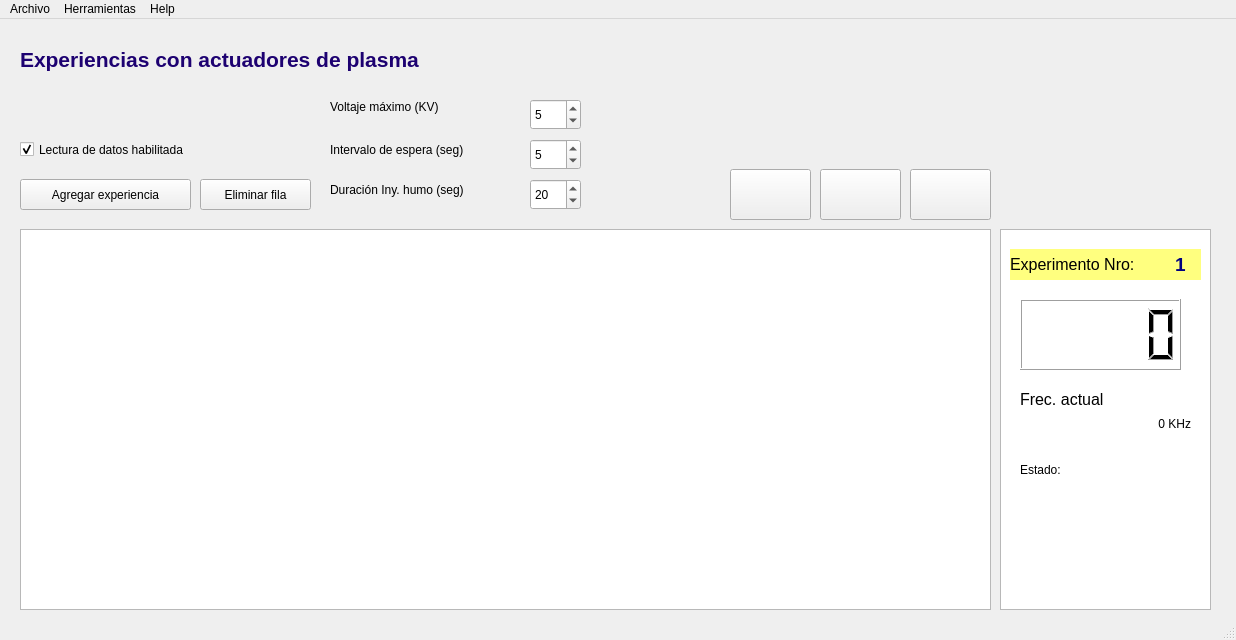
<?xml version="1.0" encoding="UTF-8"?>
<ui version="4.0">
 <class>MainWindow</class>
 <widget class="QMainWindow" name="MainWindow">
  <property name="geometry">
   <rect>
    <x>0</x>
    <y>0</y>
    <width>1236</width>
    <height>640</height>
   </rect>
  </property>
  <property name="windowTitle">
   <string>MainWindow</string>
  </property>
  <widget class="QWidget" name="centralwidget">
   <widget class="QLabel" name="label">
    <property name="geometry">
     <rect>
      <x>20</x>
      <y>20</y>
      <width>431</width>
      <height>41</height>
     </rect>
    </property>
    <property name="styleSheet">
     <string notr="true">font: 14pt &quot;MS Shell Dlg 2&quot;;
color:rgb(29, 1, 113)</string>
    </property>
    <property name="text">
     <string>&lt;html&gt;&lt;head/&gt;&lt;body&gt;&lt;p&gt;&lt;span style=&quot; font-size:16pt; font-weight:600;&quot;&gt;Experiencias con actuadores de plasma&lt;/span&gt;&lt;/p&gt;&lt;/body&gt;&lt;/html&gt;</string>
    </property>
   </widget>
   <widget class="QPushButton" name="add_btn">
    <property name="geometry">
     <rect>
      <x>20</x>
      <y>160</y>
      <width>171</width>
      <height>31</height>
     </rect>
    </property>
    <property name="styleSheet">
     <string notr="true">font: 75 12pt &quot;MS Shell Dlg 2&quot;;</string>
    </property>
    <property name="text">
     <string>Agregar experiencia</string>
    </property>
   </widget>
   <widget class="QLabel" name="label_3">
    <property name="geometry">
     <rect>
      <x>330</x>
      <y>110</y>
      <width>181</width>
      <height>41</height>
     </rect>
    </property>
    <property name="styleSheet">
     <string notr="true">font: 12pt &quot;MS Shell Dlg 2&quot;;</string>
    </property>
    <property name="text">
     <string>Intervalo de espera (seg)</string>
    </property>
   </widget>
   <widget class="QSpinBox" name="waiting_time">
    <property name="geometry">
     <rect>
      <x>530</x>
      <y>120</y>
      <width>51</width>
      <height>31</height>
     </rect>
    </property>
    <property name="styleSheet">
     <string notr="true">font: 12pt &quot;MS Shell Dlg 2&quot;;</string>
    </property>
    <property name="value">
     <number>5</number>
    </property>
   </widget>
   <widget class="QPushButton" name="start_btn">
    <property name="geometry">
     <rect>
      <x>730</x>
      <y>150</y>
      <width>81</width>
      <height>51</height>
     </rect>
    </property>
    <property name="text">
     <string/>
    </property>
    <property name="icon">
     <iconset>
      <normaloff>../../../Pictures/poiuyt.png</normaloff>../../../Pictures/poiuyt.png</iconset>
    </property>
    <property name="iconSize">
     <size>
      <width>40</width>
      <height>40</height>
     </size>
    </property>
   </widget>
   <widget class="QPushButton" name="pause_btn">
    <property name="geometry">
     <rect>
      <x>820</x>
      <y>150</y>
      <width>81</width>
      <height>51</height>
     </rect>
    </property>
    <property name="text">
     <string/>
    </property>
    <property name="icon">
     <iconset>
      <normaloff>../../../Pictures/poi.png</normaloff>../../../Pictures/poi.png</iconset>
    </property>
    <property name="iconSize">
     <size>
      <width>40</width>
      <height>40</height>
     </size>
    </property>
   </widget>
   <widget class="QPushButton" name="stop_btn">
    <property name="geometry">
     <rect>
      <x>910</x>
      <y>150</y>
      <width>81</width>
      <height>51</height>
     </rect>
    </property>
    <property name="text">
     <string/>
    </property>
    <property name="icon">
     <iconset>
      <normaloff>../../../Pictures/stre.png</normaloff>../../../Pictures/stre.png</iconset>
    </property>
    <property name="iconSize">
     <size>
      <width>40</width>
      <height>40</height>
     </size>
    </property>
   </widget>
   <widget class="QTableView" name="tableView">
    <property name="geometry">
     <rect>
      <x>20</x>
      <y>210</y>
      <width>971</width>
      <height>381</height>
     </rect>
    </property>
    <property name="styleSheet">
     <string notr="true">font: 11pt &quot;MS Shell Dlg 2&quot;;
text-align: center;</string>
    </property>
    <attribute name="verticalHeaderVisible">
     <bool>false</bool>
    </attribute>
   </widget>
   <widget class="QColumnView" name="columnView">
    <property name="geometry">
     <rect>
      <x>1000</x>
      <y>210</y>
      <width>211</width>
      <height>381</height>
     </rect>
    </property>
   </widget>
   <widget class="QLabel" name="label_4">
    <property name="geometry">
     <rect>
      <x>1010</x>
      <y>230</y>
      <width>151</width>
      <height>31</height>
     </rect>
    </property>
    <property name="styleSheet">
     <string notr="true">background-color: rgb(255, 255, 127);
font: 10pt &quot;MS Shell Dlg 2&quot;;</string>
    </property>
    <property name="text">
     <string>&lt;html&gt;&lt;head/&gt;&lt;body&gt;&lt;p&gt;&lt;span style=&quot; font-size:12pt;&quot;&gt;Experimento Nro:&lt;/span&gt;&lt;/p&gt;&lt;/body&gt;&lt;/html&gt;</string>
    </property>
   </widget>
   <widget class="QLabel" name="expId">
    <property name="geometry">
     <rect>
      <x>1160</x>
      <y>230</y>
      <width>41</width>
      <height>31</height>
     </rect>
    </property>
    <property name="styleSheet">
     <string notr="true">font: 75 18pt &quot;MS Shell Dlg 2&quot;;
color:rgb(0, 0, 127);
background-color: rgb(255, 255, 127);</string>
    </property>
    <property name="text">
     <string>&lt;html&gt;&lt;head/&gt;&lt;body&gt;&lt;p align=&quot;center&quot;&gt;&lt;span style=&quot; font-size:14pt; font-weight:600;&quot;&gt;1&lt;/span&gt;&lt;/p&gt;&lt;/body&gt;&lt;/html&gt;</string>
    </property>
   </widget>
   <widget class="QLCDNumber" name="lcdNumber">
    <property name="geometry">
     <rect>
      <x>1020</x>
      <y>280</y>
      <width>161</width>
      <height>71</height>
     </rect>
    </property>
   </widget>
   <widget class="QLabel" name="label_6">
    <property name="geometry">
     <rect>
      <x>1020</x>
      <y>360</y>
      <width>151</width>
      <height>41</height>
     </rect>
    </property>
    <property name="styleSheet">
     <string notr="true">font: 14pt &quot;MS Shell Dlg 2&quot;;</string>
    </property>
    <property name="text">
     <string>&lt;html&gt;&lt;head/&gt;&lt;body&gt;&lt;p&gt;&lt;span style=&quot; font-size:12pt;&quot;&gt;Frec. actual&lt;/span&gt;&lt;/p&gt;&lt;/body&gt;&lt;/html&gt;</string>
    </property>
   </widget>
   <widget class="QLabel" name="label_volts">
    <property name="geometry">
     <rect>
      <x>1020</x>
      <y>390</y>
      <width>171</width>
      <height>31</height>
     </rect>
    </property>
    <property name="styleSheet">
     <string notr="true">font: 75 14pt &quot;MS Shell Dlg 2&quot;;</string>
    </property>
    <property name="text">
     <string>&lt;html&gt;&lt;head/&gt;&lt;body&gt;&lt;p&gt;0 KHz&lt;/p&gt;&lt;/body&gt;&lt;/html&gt;</string>
    </property>
    <property name="alignment">
     <set>Qt::AlignRight|Qt::AlignTrailing|Qt::AlignVCenter</set>
    </property>
   </widget>
   <widget class="QPushButton" name="delete_btn">
    <property name="geometry">
     <rect>
      <x>200</x>
      <y>160</y>
      <width>111</width>
      <height>31</height>
     </rect>
    </property>
    <property name="styleSheet">
     <string notr="true">font: 75 12pt &quot;MS Shell Dlg 2&quot;;</string>
    </property>
    <property name="text">
     <string>Eliminar fila</string>
    </property>
   </widget>
   <widget class="QLabel" name="label_7">
    <property name="geometry">
     <rect>
      <x>330</x>
      <y>150</y>
      <width>191</width>
      <height>41</height>
     </rect>
    </property>
    <property name="styleSheet">
     <string notr="true">font: 12pt &quot;MS Shell Dlg 2&quot;;</string>
    </property>
    <property name="text">
     <string>Duración Iny. humo (seg)</string>
    </property>
   </widget>
   <widget class="QSpinBox" name="smoke_time">
    <property name="geometry">
     <rect>
      <x>530</x>
      <y>160</y>
      <width>51</width>
      <height>31</height>
     </rect>
    </property>
    <property name="styleSheet">
     <string notr="true">font: 12pt &quot;MS Shell Dlg 2&quot;;</string>
    </property>
    <property name="value">
     <number>20</number>
    </property>
   </widget>
   <widget class="QLabel" name="status_label">
    <property name="geometry">
     <rect>
      <x>1020</x>
      <y>440</y>
      <width>71</width>
      <height>21</height>
     </rect>
    </property>
    <property name="styleSheet">
     <string notr="true">font: 14pt &quot;MS Shell Dlg 2&quot;;</string>
    </property>
    <property name="text">
     <string>Estado:</string>
    </property>
   </widget>
   <widget class="QLabel" name="status">
    <property name="geometry">
     <rect>
      <x>1020</x>
      <y>470</y>
      <width>171</width>
      <height>51</height>
     </rect>
    </property>
    <property name="styleSheet">
     <string notr="true">font: 12pt &quot;MS Shell Dlg 2&quot;;</string>
    </property>
    <property name="text">
     <string/>
    </property>
   </widget>
   <widget class="QSpinBox" name="max_voltage">
    <property name="geometry">
     <rect>
      <x>530</x>
      <y>80</y>
      <width>51</width>
      <height>31</height>
     </rect>
    </property>
    <property name="styleSheet">
     <string notr="true">font: 12pt &quot;MS Shell Dlg 2&quot;;</string>
    </property>
    <property name="value">
     <number>5</number>
    </property>
   </widget>
   <widget class="QLabel" name="label_10">
    <property name="geometry">
     <rect>
      <x>330</x>
      <y>80</y>
      <width>151</width>
      <height>16</height>
     </rect>
    </property>
    <property name="styleSheet">
     <string notr="true">font: 12pt &quot;MS Shell Dlg 2&quot;;</string>
    </property>
    <property name="text">
     <string>Voltaje máximo (KV)</string>
    </property>
   </widget>
   <widget class="QCheckBox" name="read_enabled">
    <property name="geometry">
     <rect>
      <x>20</x>
      <y>120</y>
      <width>201</width>
      <height>21</height>
     </rect>
    </property>
    <property name="styleSheet">
     <string notr="true">font: 11pt &quot;MS Shell Dlg 2&quot;;</string>
    </property>
    <property name="text">
     <string>Lectura de datos habilitada</string>
    </property>
    <property name="checked">
     <bool>true</bool>
    </property>
   </widget>
  </widget>
  <widget class="QMenuBar" name="menubar">
   <property name="geometry">
    <rect>
     <x>0</x>
     <y>0</y>
     <width>1236</width>
     <height>21</height>
    </rect>
   </property>
   <widget class="QMenu" name="menuArchivo">
    <property name="title">
     <string>Archivo</string>
    </property>
    <addaction name="actionNuevo"/>
    <addaction name="actionAbrir"/>
    <addaction name="actionGuardar"/>
    <addaction name="actionExit"/>
   </widget>
   <widget class="QMenu" name="menuHelp">
    <property name="title">
     <string>Help</string>
    </property>
    <addaction name="actionView_Help"/>
   </widget>
   <widget class="QMenu" name="menuHerramientas">
    <property name="title">
     <string>Herramientas</string>
    </property>
    <addaction name="actionTestSig"/>
    <addaction name="actionHallar_optimo"/>
   </widget>
   <addaction name="menuArchivo"/>
   <addaction name="menuHerramientas"/>
   <addaction name="menuHelp"/>
  </widget>
  <widget class="QStatusBar" name="statusbar"/>
  <action name="actionExit">
   <property name="text">
    <string>Exit</string>
   </property>
  </action>
  <action name="actionView_Help">
   <property name="text">
    <string>View Help</string>
   </property>
  </action>
  <action name="actionAbrir">
   <property name="text">
    <string>Abrir...</string>
   </property>
  </action>
  <action name="actionGuardar">
   <property name="text">
    <string>Guardar</string>
   </property>
  </action>
  <action name="actionHallar_optimo">
   <property name="text">
    <string>Hallar óptimo</string>
   </property>
  </action>
  <action name="actionNuevo">
   <property name="text">
    <string>Nuevo</string>
   </property>
  </action>
  <action name="actionTestSig">
   <property name="text">
    <string>Señal de prueba</string>
   </property>
  </action>
 </widget>
 <resources/>
 <connections/>
</ui>
